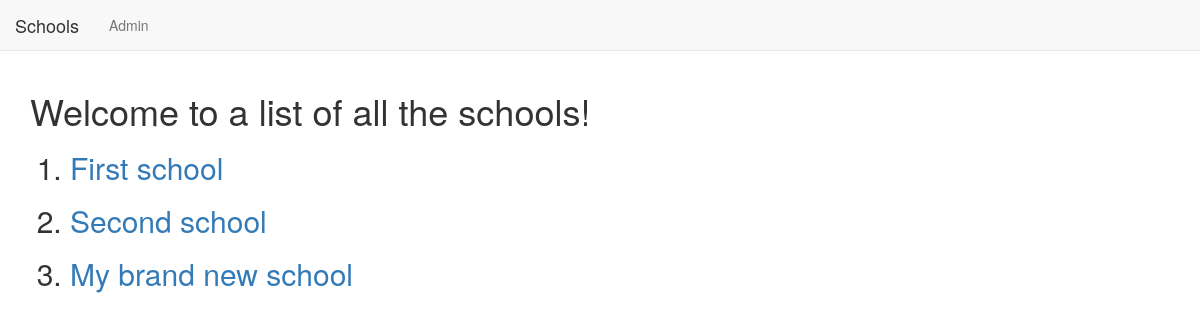
Page /basicapp/ on the earlier database version.
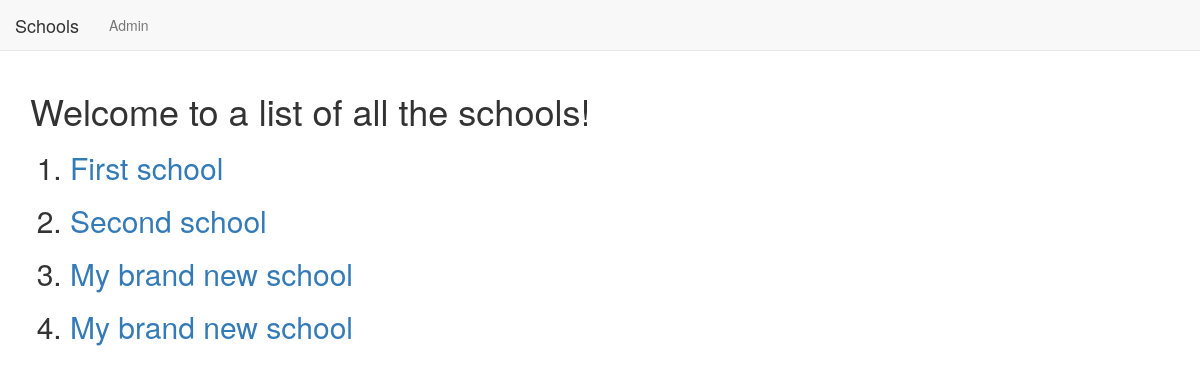
Same page on the later database version.
### BasicApp/models.py (models this page shows, shortened)
class School(models.Model):
    name = models.CharField(max_length=256)
    principal = models.CharField(max_length=256)
    location = models.CharField(max_length=256)

### BasicApp/views.py (the view)
class SchoolListView(ListView):
    context_object_name = 'schools'
    model = models.School

### BasicApp/templates/BasicApp/school_list.html
{% extends "BasicApp/BasicApp_base.html" %}
{% block body_block %}
  <h1>Welcome to a list of all the schools!</h1>
  <ol>
    {% for school in schools %}
    <h2><li><a href="{{school.id}}">{{school.name}}</a></li></h2>
    {% endfor %}
  </ol>
{% endblock %}

### BasicApp/templates/BasicApp/BasicApp_base.html (shortened to what this page needs)
<!DOCTYPE html>
<html lang="en" dir="ltr">
  <head>
    <link rel="stylesheet" href="https://maxcdn.bootstrapcdn.com/bootstrap/3.3.7/css/bootstrap.min.css">
  </head>
  <body>
    <nav class="navbar navbar-default navbar-static-top">
      <ul class="nav navbar-nav">
        <li>
          <a class="navbar-brand" href="{% url 'basic_app:list'%}">Schools</a>
        </li>
        <li>
          <a class="navbar-link" href="{% url 'admin:index' %}">Admin</a>
        </li>
        <li>
          <a href="#"></a>
        </li>
      </ul>
    </nav>
    <div class="container">
      {% block body_block %}
      {% endblock %}
    </div>
  </body>
</html>

Differences in the rows shown:
added School: name "My brand new school"
